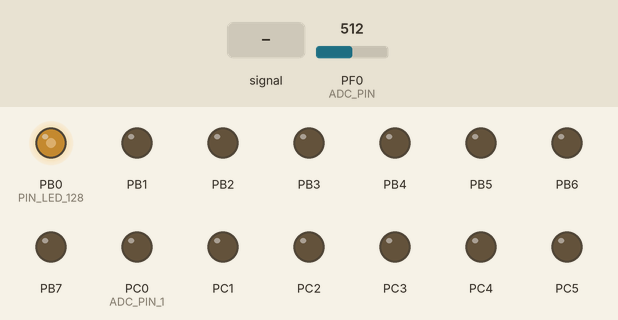
This program was run on a simulated ATmega128, built with avr-gcc and emulated at 16 MHz. Parts: output pins drawn as LEDs (lit = HIGH). The inputs (shaded band) are chosen by the test bench; at power-on: PF0 (ADC_PIN) = 512. What the program prints to the serial monitor is not drawn.

Above: at 0.78 s.
1.3 s: PF0 (ADC_PIN) fed a 200 Hz sine of ±460 counts around its level
4.3 s: PF0 (ADC_PIN) set to 0
7.3 s: PF0 (ADC_PIN) set to 8
10.3 s: PF0 (ADC_PIN) set to 11
Timing chart, 0 to 14.3 s (numbered marks = the images above; inputs shaded):
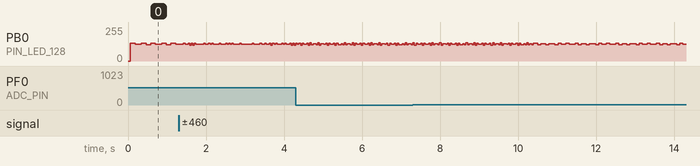

The program:

main.c
```c
#define F_CPU 16000000UL //clock speed

#include <avr/io.h>
#include <util/delay.h>
#include <avr/sleep.h>
#include <avr/interrupt.h>
#include <stdio.h>

#define PORT_LED_128	PORTB // led pt verificare
#define PIN_LED_128 	PB0
#define ADC_PORT PORTF
#define ADC_PIN PF0
#define ADC_PORT_1 PORTC
#define ADC_PIN_1 PC0

#define BAUD 9600
#define MYUBRR (F_CPU/16/BAUD)-1

uint8_t flag_rx = 0; //semafor
uint16_t data;
uint16_t adcValue;
char buffer[16];


void init_devices(void)
{

	cli();

	port_init();

	adc_init();

	sei();
}

void port_init(void)
{
	DDRB  = 0xFF;
	PORTB  = 0x00;

	DDRC  = 0x7F;
	PORTC = 0x00;

	DDRF  = 0x7F;
	PORTF = 0x00;
}

void adc_init(void){
	ADMUX = 0x00;
	ADCSRA = 0x00;


	ADMUX |=  (1<<REFS0); ///AVcc with external capacitor AREF pin
	ADCSRA |= (1<<ADIE); ///enable ADC
//	ADMUX |= (1 << MUX0);
	//ACSR = (1<< ACD); ///to diable the anallog comparator

	sei();

	ADCSRA |=  (1<<ADPS2) |(1<<ADPS1) | (1<<ADPS0) | (1<<ADFR);  //setez prescalarul 128
	ADCSRA |= (1 << ADEN);
	ADCSRA |= (1<<ADSC);
}

//uint16_t ADC_read(void)
//{
	//ADCSRA |= (1 << ADSC); // Start conversia ADC
	//while (ADCSRA & (1 << ADSC)); // A?tept? finalizarea conversiei
//
	//return ADC; // Returneaz? valoarea ADC citit?
//}

ISR(ADC_vect)
{
	adcValue = ADCL;
	adcValue |= (uint16_t)ADCH<<8;
	flag_rx = 1;
//	adcValue = ADC;
}


void pinToggle(volatile uint8_t *port, uint8_t pin){
	*port ^=  1 << pin;
}

void pinSet(volatile uint8_t *port, uint8_t pin){
	*port |=  1 << pin;
}

void pinReset(volatile uint8_t *port, uint8_t pin){
	*port &=  ~(1 << pin);
}


ISR(USART1_RX_vect)
{
	//citesc registru
//	data = adcValue;
	data = UDR1;
}


void USART_Init(unsigned int ubrr)
{
	//set baud rate
	UBRR1H = (unsigned char) (ubrr>>8);
	UBRR1L = (unsigned char) ubrr;

	//activ doar sa transmita si sa primeasca
	UCSR1B |= (1<<RXCIE1)|(1<<RXEN1)|(1<<TXEN1);

	//setez frame format : 8 data , 1 bit stop
	UCSR1C |= (1<<UCSZ11)|(1<<UCSZ10);

	//enable global interrupts
	set_sleep_mode(SLEEP_MODE_IDLE);
	sei();
}


void USART_Transmit(unsigned char data)
{
	//wait for empty transmit buffer
	while(!(UCSR1A &(1<<UDRE1)));

	//put data into buffer, sends the data
	UDR1 = data;//scriu in registru
	//UDR1 = adcValue;
}


void USART_Transmit_string(char *string)//functie care ia un sir de caractere si extrage cate un caracter pe rand, pana la terminarea sirului
{
	while(*string!= 0x00)
	{
		USART_Transmit(*string);
		string++;
	}

}


int main(void)
{
	init_devices();
	USART_Init(MYUBRR);
	while(1){
		//while (!(ADCSRA & (1 << ADIF)));
		if(flag_rx == 1)
		{
			pinToggle(&PORT_LED_128, PIN_LED_128);
			flag_rx = 0;
		}
		//adcValue = ADC;
		//adcValue = ADC_read();
		sprintf(buffer, "%d  ", adcValue);
		USART_Transmit_string(buffer);
		//ADCSRA |= (1 << ADIF);


		}

		sleep_mode();
		return 0;
}

//----------------------------------------------------------------
		//if(flag_rx == 1)
		//{
		////METODA SWITCH/CASE
		//switch(data){
		//case 66: pinSet(&PORT_LED_128, PIN_LED_128);  //B
		//break;
		//case 85: pinReset(&PORT_LED_128, PIN_LED_128); //U
		//break;
		//case 78: UDR1 = 65; //N
		//break;
		//case 65: UDR1 = 65; //A
		//break;
		//}
```
